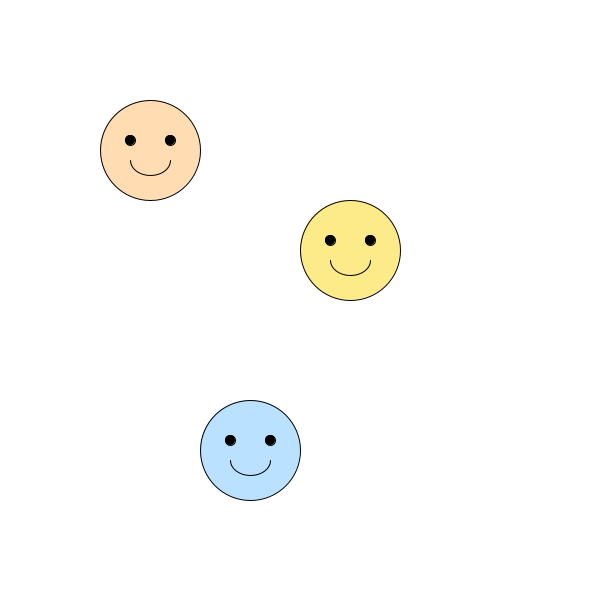
Frame 1 (no input)
Frame 60 (the mouse pressed at the canvas centre just before this capture): identical to frame 1, image omitted
Frame 120 (the mouse held since frame 60 and released just before this capture): identical to frame 1, image omitted

The Processing sketch that drew this single still picture (run headless with seeded random() and noise(); from frame 60 on, the mouse is pressed at the canvas centre):

// Processing sketch: opdr_5_4
// ── opdr_5_4.pde
int x = 150;
int y = 150;

void setup() {
  size(600, 600);
}

void draw() {
  background(255);
  
  // Gezicht 1
  fill(255, 220, 177);
  ellipse(x, y, 100, 100);
  fill(0);
  ellipse(x - 20, y - 10, 10, 10);
  ellipse(x + 20, y - 10, 10, 10);
  noFill();
  stroke(0);
  arc(x, y + 10, 40, 30, 0, PI);
  
  // Gezicht 2
  int x2 = x + 200;
  int y2 = y + 100;
  fill(253, 235, 137);
  ellipse(x2, y2, 100, 100);
  fill(0);
  ellipse(x2 - 20, y2 - 10, 10, 10);
  ellipse(x2 + 20, y2 - 10, 10, 10);
  noFill();
  stroke(0);
  arc(x2, y2 + 10, 40, 30, 0, PI);
  
  // Gezicht 3
  int x3 = x + 100;
  int y3 = y + 300;
  fill(186, 225, 255);
  ellipse(x3, y3, 100, 100);
  fill(0);
  ellipse(x3 - 20, y3 - 10, 10, 10);
  ellipse(x3 + 20, y3 - 10, 10, 10);
  noFill();
  stroke(0);
  arc(x3, y3 + 10, 40, 30, 0, PI);
}
